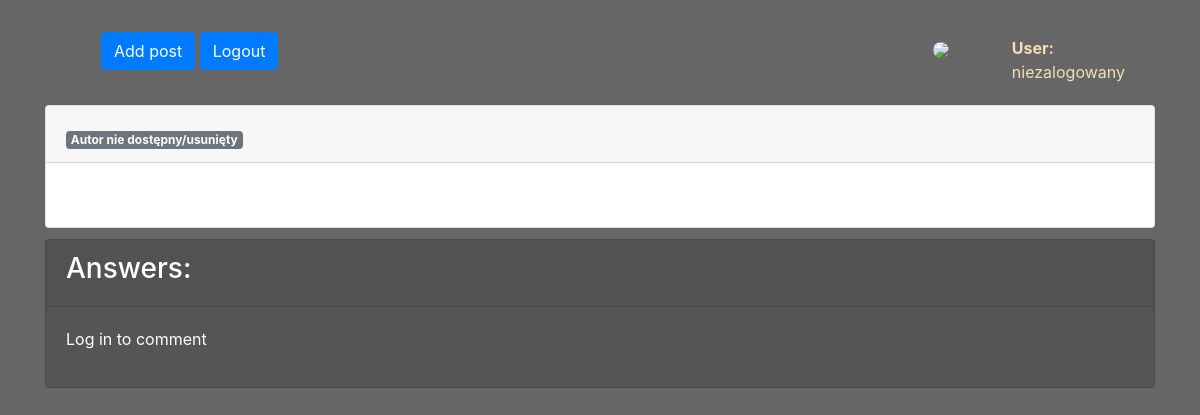
/post/1, run on an earlier commit of the app's database.
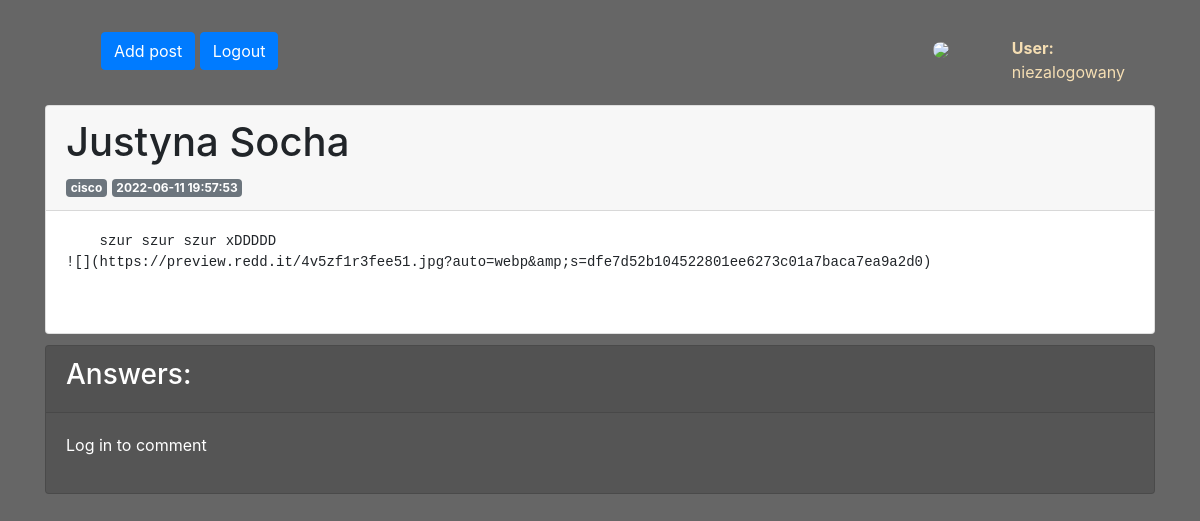
And on a later commit of the database.
### base.py (models this page shows)
class Post(db.Model):
     id=db.Column(db.Integer, primary_key=True)
     title = db.Column(db.String)
     content = db.Column(db.String)
     autorid=db.Column(db.Integer, db.ForeignKey(Urzyszkodnik.id))
     create_date=db.Column(db.DateTime(timezone=False), server_default=db.func.now())
     section = db.Column(db.Integer(), db.ForeignKey('section.id'))

class Urzyszkodnik(db.Model):
     id = db.Column(db.Integer, primary_key=True)
     name = db.Column(db.String, unique=True)
     password = db.Column(db.String, nullable=False)
     rola = db.Column(db.Integer, db.ForeignKey('rank.id'))
     def __init__ (self, name='', password='', rola=1):
          self.name = name
          self.password = password
          self.rola = rola

### app.py (the view)
@app.route("/post/<postid>", methods=["POST", "GET"])
def post(postid):
     if request.method == "GET":
          autors = []
          postt=session.query(Post).filter(Post.id == postid).first()
          try:
               autor=session.query(Urzyszkodnik).filter(Urzyszkodnik.id==postt.autorid).first().name
          except:
               autor="Autor nie dostępny/usunięty"
          try:
               flasksession["user_id"]
               zalogowany=True
          except:
               zalogowany=False
          komentarze=session.query(Comment).filter(Comment.postid == postid).all()
          postmanagment = sprawdzenierangi("postmanagment")
          for i in komentarze:
               autors.append(session.query(Urzyszkodnik).filter(Urzyszkodnik.id == i.autorid).first().name)
          return(render_template("posts/post.html",
               autors=autors,
               ilosckomentarzy=len(komentarze),
               postmanagment=postmanagment,
               post=postt,
               zalogowany=zalogowany,
               section="",
               autor=autor,
               komentarze=komentarze
          ))
     elif request.method == "POST":
          autorid = flasksession["user_id"]
          komentarz = request.form["komentarz"]
          session.add(Comment(postid, autorid, komentarz))
          session.commit()
          return redirect(request.url)

### app.py (called while the page is built)
@app.context_processor
def inject_dict_for_all_templates():
     try:
          user = session.query(Urzyszkodnik).filter(Urzyszkodnik.id==flasksession['user_id']).first()
          return dict(user = user, len=len, range=range)
     except:
          user = Urzyszkodnik('niezalogowany','',1)
          return dict(user = user, len=len, range=range)

def sprawdzenierangi(uprawnienie):
     permited=False
     try:
          user=session.query(Urzyszkodnik).filter(Urzyszkodnik.id == flasksession["user_id"]).first().rola
          permissions = session.query(Rank).filter(Rank.id == user).first()
          permited=getattr(permissions, str(uprawnienie))
     except:
          None
     return(permited)

### templates/posts/post.html (shortened to what this page needs)
{% extends 'base.html' %}
{% block content %}
<div class="row">
  <div class="col-12">
<div class="card">
  <div class="card-header">
    <h1>{{post.title}}</h1>
    <div class="badge badge-secondary">{{autor}}</div>
    <div class="badge badge-secondary">{{post.create_date}}</div>
  </div>
  <div class="card-body">
    <br>
      </div>
    </div>
    </div>
    <div class="col-12">
    <div class="card" style="color:white ; margin-top: 1%; background-color: #555;">
      <div class="card-header" style="color:white ;"><h3>Answers:</h3></div>
      <div class="card-body">
        {% if zalogowany %}
          <p>
        <button class="btn btn-primary" type="button" data-toggle="collapse" data-target="#collapseExample" aria-expanded="false" aria-controls="collapseExample">
          dodaj komentarz
        </button>
      </p>
      <div class="collapse" id="collapseExample" style="margin: 1%">
        <div class="card card-body">
      <form method="POST">
        <textarea name="komentarz" class="w-100"></textarea>
        <button action="submit" class="btn-primary btn">
          dodaj
        </button>
      </form>
        </div>
        {% else %}
        <p>Log in to comment</p>
        {% endif %}
      </div>
      </div>
    </div>
  </div>
</div>
{% endblock %}

What changed in the data, as far as the page shows it:
added Post: title "Justyna Socha", create_date "2022-06-11 19:57:53", content "szur szur szur xDDDDD ![](https://preview.redd.it/4v5zf1r3fee51.jpg?auto=webp&amp;s=dfe7d52b104522801ee6273c01a7baca7ea9a2d0)"
now on this page (row edited): Urzyszkodnik: name "cisco"
Also different on the page:
{{ autor }}: "Autor nie dostępny/usunięty" → (not shown)
